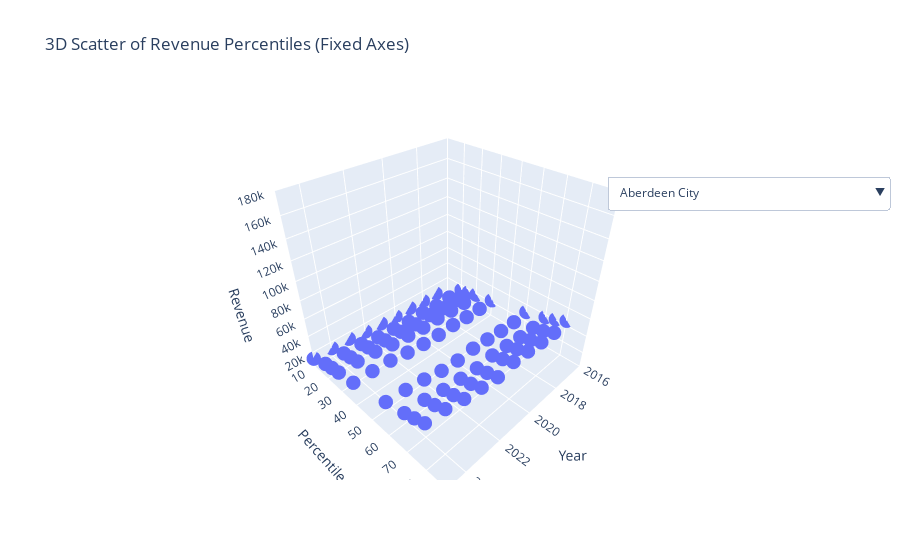

The notebook cell this image was saved under:
### Code cell
df_long = combined_df_no_mean.stack(level=[0,1]).reset_index()
df_long.columns = ['Council', 'Year', 'Percentile', 'Revenue']

# Convert to numeric
df_long['Year'] = pd.to_numeric(df_long['Year'])
df_long['Percentile'] = pd.to_numeric(df_long['Percentile'])
df_long['Revenue'] = pd.to_numeric(df_long['Revenue'])

fig = go.Figure()

x_min, x_max = df_long['Year'].min(), df_long['Year'].max()
y_min, y_max = df_long['Percentile'].min(), df_long['Percentile'].max()
z_min, z_max = df_long['Revenue'].min(), df_long['Revenue'].max()


councils = df_long['Council'].unique()
for i, council in enumerate(councils):
    df_c = df_long[df_long['Council'] == council]
    fig.add_trace(go.Scatter3d(
        x=df_c['Year'],
        y=df_c['Percentile'],
        z=df_c['Revenue'],
        mode='markers',
        marker=dict(size=5),
        name=council,
        visible=(i==0)  # only first visible initially
    ))

# Create dropdown buttons
buttons = []
for i, council in enumerate(councils):
    visible = [False]*len(councils)
    visible[i] = True
    buttons.append(dict(
        label=council,
        method="update",
        args=[{"visible": visible},
              {"title": f"3D Scatter for {council}"}]
    ))

fig.update_layout(
    updatemenus=[dict(active=0, buttons=buttons, x=1.1, y=0.8)],
    scene=dict(
        xaxis=dict(title='Year', range=[x_min, x_max]),
        yaxis=dict(title='Percentile', range=[y_min, y_max]),
        zaxis=dict(title='Revenue', range=[z_min, z_max]),
    ),
    title="3D Scatter of Revenue Percentiles (Fixed Axes)"
)

fig.show()
